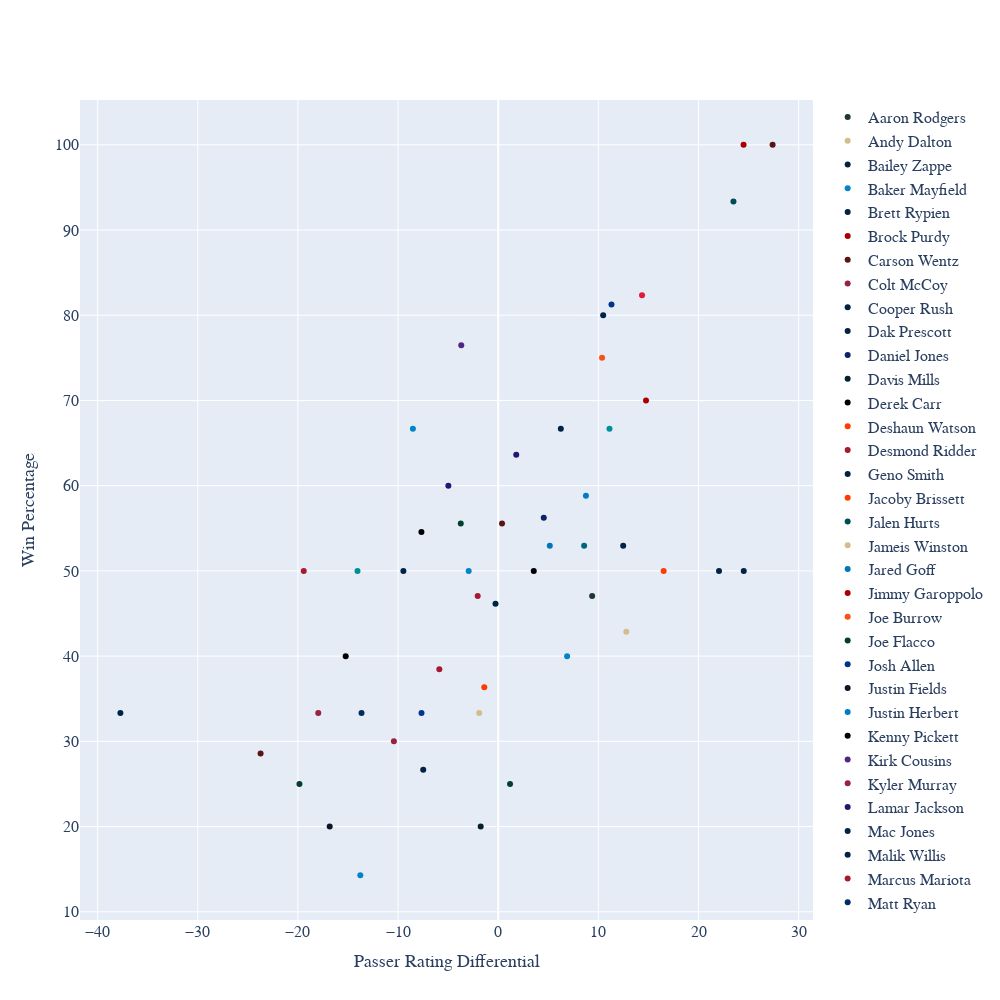

The cell this chart's notebook holds for it:
### Code cell
showDiffvsWinPerc(dfQBDifRec3)

### Figure 1 — Plotly figure (JSON) as saved in the notebook; plotly's stock layout.template omitted (floating-point values rounded to 4 significant figures)
{"data": [{"hovertemplate": "<b>Aaron Rodgers</b><br>%{y}% win rate with %{x} Passer Rating Differential<extra></extra>", "line": {"color": "#203731"}, "mode": "markers", "name": "Aaron Rodgers", "type": "scatter", "x": [9.38], "y": [47.06]}, {"hovertemplate": "<b>Andy Dalton</b><br>%{y}% win rate with %{x} Passer Rating Differential<extra></extra>", "line": {"color": "#D3BC8D"}, "mode": "markers", "name": "Andy Dalton", "type": "scatter", "x": [12.79], "y": [42.86]}, {"hovertemplate": "<b>Bailey Zappe</b><br>%{y}% win rate with %{x} Passer Rating Differential<extra></extra>", "line": {"color": "#002244"}, "mode": "markers", "name": "Bailey Zappe", "type": "scatter", "x": [24.52], "y": [50]}, {"hovertemplate": "<b>Baker Mayfield</b><br>%{y}% win rate with %{x} Passer Rating Differential<extra></extra>", "line": {"color": "#0085CA"}, "mode": "markers", "name": "Baker Mayfield", "type": "scatter", "x": [-13.77, 6.88], "y": [14.29, 40]}, {"hovertemplate": "<b>Brett Rypien</b><br>%{y}% win rate with %{x} Passer Rating Differential<extra></extra>", "line": {"color": "#002244"}, "mode": "markers", "name": "Brett Rypien", "type": "scatter", "x": [22.05], "y": [50]}, {"hovertemplate": "<b>Brock Purdy</b><br>%{y}% win rate with %{x} Passer Rating Differential<extra></extra>", "line": {"color": "#AA0000"}, "mode": "markers", "name": "Brock Purdy", "type": "scatter", "x": [24.5], "y": [100]}, {"hovertemplate": "<b>Carson Wentz</b><br>%{y}% win rate with %{x} Passer Rating Differential<extra></extra>", "line": {"color": "#5A1414"}, "mode": "markers", "name": "Carson Wentz", "type": "scatter", "x": [-23.73], "y": [28.57]}, {"hovertemplate": "<b>Colt McCoy</b><br>%{y}% win rate with %{x} Passer Rating Differential<extra></extra>", "line": {"color": "#97233F"}, "mode": "markers", "name": "Colt McCoy", "type": "scatter", "x": [-17.97], "y": [33.33]}, {"hovertemplate": "<b>Cooper Rush</b><br>%{y}% win rate with %{x} Passer Rating Differential<extra></extra>", "line": {"color": "#002244"}, "mode": "markers", "name": "Cooper Rush", "type": "scatter", "x": [10.48], "y": [80]}, {"hovertemplate": "<b>Dak Prescott</b><br>%{y}% win rate with %{x} Passer Rating Differential<extra></extra>", "line": {"color": "#002244"}, "mode": "markers", "name": "Dak Prescott", "type": "scatter", "x": [6.25], "y": [66.67]}, {"hovertemplate": "<b>Daniel Jones</b><br>%{y}% win rate with %{x} Passer Rating Differential<extra></extra>", "line": {"color": "#0B2265"}, "mode": "markers", "name": "Daniel Jones", "type": "scatter", "x": [4.55], "y": [56.25]}, {"hovertemplate": "<b>Davis Mills</b><br>%{y}% win rate with %{x} Passer Rating Differential<extra></extra>", "line": {"color": "#03202F"}, "mode": "markers", "name": "Davis Mills", "type": "scatter", "x": [-1.75], "y": [20]}, {"hovertemplate": "<b>Derek Carr</b><br>%{y}% win rate with %{x} Passer Rating Differential<extra></extra>", "line": {"color": "#000000"}, "mode": "markers", "name": "Derek Carr", "type": "scatter", "x": [-15.23], "y": [40]}, {"hovertemplate": "<b>Deshaun Watson</b><br>%{y}% win rate with %{x} Passer Rating Differential<extra></extra>", "line": {"color": "#FF3C00"}, "mode": "markers", "name": "Deshaun Watson", "type": "scatter", "x": [16.52], "y": [50]}, {"hovertemplate": "<b>Desmond Ridder</b><br>%{y}% win rate with %{x} Passer Rating Differential<extra></extra>", "line": {"color": "#A71930"}, "mode": "markers", "name": "Desmond Ridder", "type": "scatter", "x": [-19.42], "y": [50]}, {"hovertemplate": "<b>Geno Smith</b><br>%{y}% win rate with %{x} Passer Rating Differential<extra></extra>", "line": {"color": "#002244"}, "mode": "markers", "name": "Geno Smith", "type": "scatter", "x": [12.48], "y": [52.94]}, {"hovertemplate": "<b>Jacoby Brissett</b><br>%{y}% win rate with %{x} Passer Rating Differential<extra></extra>", "line": {"color": "#FF3C00"}, "mode": "markers", "name": "Jacoby Brissett", "type": "scatter", "x": [-1.39], "y": [36.36]}, {"hovertemplate": "<b>Jalen Hurts</b><br>%{y}% win rate with %{x} Passer Rating Differential<extra></extra>", "line": {"color": "#004C54"}, "mode": "markers", "name": "Jalen Hurts", "type": "scatter", "x": [23.49], "y": [93.33]}, {"hovertemplate": "<b>Jameis Winston</b><br>%{y}% win rate with %{x} Passer Rating Differential<extra></extra>", "line": {"color": "#D3BC8D"}, "mode": "markers", "name": "Jameis Winston", "type": "scatter", "x": [-1.9], "y": [33.33]}, {"hovertemplate": "<b>Jared Goff</b><br>%{y}% win rate with %{x} Passer Rating Differential<extra></extra>", "line": {"color": "#0076B6"}, "mode": "markers", "name": "Jared Goff", "type": "scatter", "x": [5.15], "y": [52.94]}, {"hovertemplate": "<b>Jimmy Garoppolo</b><br>%{y}% win rate with %{x} Passer Rating Differential<extra></extra>", "line": {"color": "#AA0000"}, "mode": "markers", "name": "Jimmy Garoppolo", "type": "scatter", "x": [14.76], "y": [70]}, {"hovertemplate": "<b>Joe Burrow</b><br>%{y}% win rate with %{x} Passer Rating Differential<extra></extra>", "line": {"color": "#FB4F14"}, "mode": "markers", "name": "Joe Burrow", "type": "scatter", "x": [10.37], "y": [75]}, {"hovertemplate": "<b>Joe Flacco</b><br>%{y}% win rate with %{x} Passer Rating Differential<extra></extra>", "line": {"color": "#003F2D"}, "mode": "markers", "name": "Joe Flacco", "type": "scatter", "x": [-19.85], "y": [25]}, {"hovertemplate": "<b>Josh Allen</b><br>%{y}% win rate with %{x} Passer Rating Differential<extra></extra>", "line": {"color": "#00338D"}, "mode": "markers", "name": "Josh Allen", "type": "scatter", "x": [11.31], "y": [81.25]}, {"hovertemplate": "<b>Justin Fields</b><br>%{y}% win rate with %{x} Passer Rating Differential<extra></extra>", "line": {"color": "#0B162A"}, "mode": "markers", "name": "Justin Fields", "type": "scatter", "x": [-16.83], "y": [20]}, {"hovertemplate": "<b>Justin Herbert</b><br>%{y}% win rate with %{x} Passer Rating Differential<extra></extra>", "line": {"color": "#007BC7"}, "mode": "markers", "name": "Justin Herbert", "type": "scatter", "x": [8.76], "y": [58.82]}, {"hovertemplate": "<b>Kenny Pickett</b><br>%{y}% win rate with %{x} Passer Rating Differential<extra></extra>", "line": {"color": "#000000"}, "mode": "markers", "name": "Kenny Pickett", "type": "scatter", "x": [-7.67], "y": [54.55]}, {"hovertemplate": "<b>Kirk Cousins</b><br>%{y}% win rate with %{x} Passer Rating Differential<extra></extra>", "line": {"color": "#4F2683"}, "mode": "markers", "name": "Kirk Cousins", "type": "scatter", "x": [-3.69], "y": [76.47]}, {"hovertemplate": "<b>Kyler Murray</b><br>%{y}% win rate with %{x} Passer Rating Differential<extra></extra>", "line": {"color": "#97233F"}, "mode": "markers", "name": "Kyler Murray", "type": "scatter", "x": [-10.42], "y": [30]}, {"hovertemplate": "<b>Lamar Jackson</b><br>%{y}% win rate with %{x} Passer Rating Differential<extra></extra>", "line": {"color": "#241773"}, "mode": "markers", "name": "Lamar Jackson", "type": "scatter", "x": [1.8], "y": [63.64]}, {"hovertemplate": "<b>Mac Jones</b><br>%{y}% win rate with %{x} Passer Rating Differential<extra></extra>", "line": {"color": "#002244"}, "mode": "markers", "name": "Mac Jones", "type": "scatter", "x": [-0.27], "y": [46.15]}, {"hovertemplate": "<b>Malik Willis</b><br>%{y}% win rate with %{x} Passer Rating Differential<extra></extra>", "line": {"color": "#002244"}, "mode": "markers", "name": "Malik Willis", "type": "scatter", "x": [-37.73], "y": [33.33]}, {"hovertemplate": "<b>Marcus Mariota</b><br>%{y}% win rate with %{x} Passer Rating Differential<extra></extra>", "line": {"color": "#A71930"}, "mode": "markers", "name": "Marcus Mariota", "type": "scatter", "x": [-5.88], "y": [38.46]}, {"hovertemplate": "<b>Matt Ryan</b><br>%{y}% win rate with %{x} Passer Rating Differential<extra></extra>", "line": {"color": "#002C5F"}, "mode": "markers", "name": "Matt Ryan", "type": "scatter", "x": [-13.65], "y": [33.33]}, {"hovertemplate": "<b>Matthew Stafford</b><br>%{y}% win rate with %{x} Passer Rating Differential<extra></extra>", "line": {"color": "#003594"}, "mode": "markers", "name": "Matthew Stafford", "type": "scatter", "x": [-7.66], "y": [33.33]}, {"hovertemplate": "<b>Mike White</b><br>%{y}% win rate with %{x} Passer Rating Differential<extra></extra>", "line": {"color": "#003F2D"}, "mode": "markers", "name": "Mike White", "type": "scatter", "x": [1.18], "y": [25]}, {"hovertemplate": "<b>Mitchell Trubisky</b><br>%{y}% win rate with %{x} Passer Rating Differential<extra></extra>", "line": {"color": "#000000"}, "mode": "markers", "name": "Mitchell Trubisky", "type": "scatter", "x": [3.55], "y": [50]}, {"hovertemplate": "<b>Patrick Mahomes</b><br>%{y}% win rate with %{x} Passer Rating Differential<extra></extra>", "line": {"color": "#E31837"}, "mode": "markers", "name": "Patrick Mahomes", "type": "scatter", "x": [14.36], "y": [82.35]}, {"hovertemplate": "<b>Phillip Walker</b><br>%{y}% win rate with %{x} Passer Rating Differential<extra></extra>", "line": {"color": "#0085CA"}, "mode": "markers", "name": "Phillip Walker", "type": "scatter", "x": [-2.95], "y": [50]}, {"hovertemplate": "<b>Russell Wilson</b><br>%{y}% win rate with %{x} Passer Rating Differential<extra></extra>", "line": {"color": "#002244"}, "mode": "markers", "name": "Russell Wilson", "type": "scatter", "x": [-7.49], "y": [26.67]}, {"hovertemplate": "<b>Ryan Tannehill</b><br>%{y}% win rate with %{x} Passer Rating Differential<extra></extra>", "line": {"color": "#002244"}, "mode": "markers", "name": "Ryan Tannehill", "type": "scatter", "x": [-9.47], "y": [50]}, {"hovertemplate": "<b>Sam Darnold</b><br>%{y}% win rate with %{x} Passer Rating Differential<extra></extra>", "line": {"color": "#0085CA"}, "mode": "markers", "name": "Sam Darnold", "type": "scatter", "x": [-8.52], "y": [66.67]}, {"hovertemplate": "<b>Sam Howell</b><br>%{y}% win rate with %{x} Passer Rating Differential<extra></extra>", "line": {"color": "#5A1414"}, "mode": "markers", "name": "Sam Howell", "type": "scatter", "x": [27.4], "y": [100]}, {"hovertemplate": "<b>Skylar Thompson</b><br>%{y}% win rate with %{x} Passer Rating Differential<extra></extra>", "line": {"color": "#008E97"}, "mode": "markers", "name": "Skylar Thompson", "type": "scatter", "x": [-14.05], "y": [50]}, {"hovertemplate": "<b>Taylor Heinicke</b><br>%{y}% win rate with %{x} Passer Rating Differential<extra></extra>", "line": {"color": "#5A1414"}, "mode": "markers", "name": "Taylor Heinicke", "type": "scatter", "x": [0.38], "y": [55.56]}, {"hovertemplate": "<b>Tom Brady</b><br>%{y}% win rate with %{x} Passer Rating Differential<extra></extra>", "line": {"color": "#A71930"}, "mode": "markers", "name": "Tom Brady", "type": "scatter", "x": [-2.05], "y": [47.06]}, {"hovertemplate": "<b>Trevor Lawrence</b><br>%{y}% win rate with %{x} Passer Rating Differential<extra></extra>", "line": {"color": "#006778"}, "mode": "markers", "name": "Trevor Lawrence", "type": "scatter", "x": [8.58], "y": [52.94]}, {"hovertemplate": "<b>Tua Tagovailoa</b><br>%{y}% win rate with %{x} Passer Rating Differential<extra></extra>", "line": {"color": "#008E97"}, "mode": "markers", "name": "Tua Tagovailoa", "type": "scatter", "x": [11.11], "y": [66.67]}, {"hovertemplate": "<b>Tyler Huntley</b><br>%{y}% win rate with %{x} Passer Rating Differential<extra></extra>", "line": {"color": "#241773"}, "mode": "markers", "name": "Tyler Huntley", "type": "scatter", "x": [-4.98], "y": [60]}, {"hovertemplate": "<b>Zach Wilson</b><br>%{y}% win rate with %{x} Passer Rating Differential<extra></extra>", "line": {"color": "#003F2D"}, "mode": "markers", "name": "Zach Wilson", "type": "scatter", "x": [-3.74], "y": [55.56]}], "layout": {"font": {"family": "Averta, sans-serif"}, "height": 1000, "hoverlabel": {"font": {"family": "Averta, sans-serif", "size": 16}}, "legend": {"font": {"size": 16}}, "width": 1000, "xaxis": {"tickfont": {"size": 16}, "title": {"font": {"size": 18}, "text": "Passer Rating Differential"}}, "yaxis": {"tickfont": {"size": 16}, "title": {"font": {"size": 18}, "text": "Win Percentage"}}}}
